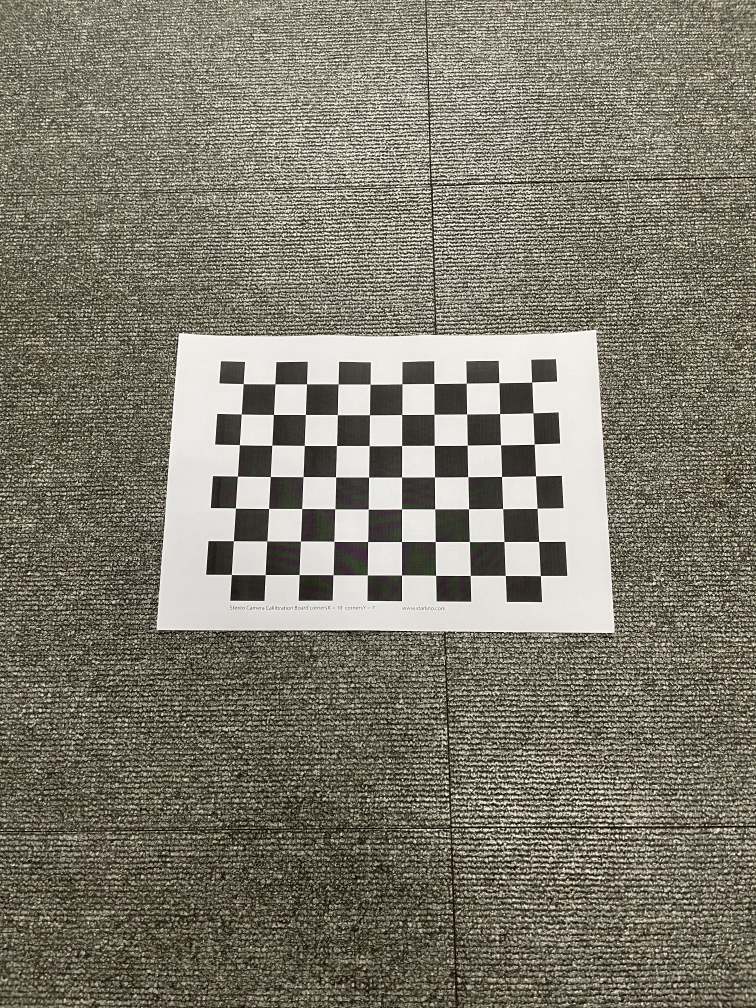
#> input picture iphone1/sIMG_3518.png, 756 x 1008 px; its folder holds only this picture in this run
$ jupyter execute --allow-errors chap171.ipynb
#> lines starting #> are read from the running program, lines starting #| are printed output that depends on the picture; after the words box and inside, x2 and y2 are one past the last pixel; in counts of white or black regions, pixels touching at a corner belong together
# 1.7.1 Camera Calibration

[cell 1]
import numpy as np
import cv2
import glob
from matplotlib import pyplot as plt

[cell 2]
# termination criteria
criteria = (cv2.TERM_CRITERIA_EPS + cv2.TERM_CRITERIA_MAX_ITER, 30, 0.001)

[cell 3]
# prepare object points, like (0,0,0), (1,0,0), (2,0,0) ....,(6,5,0)
objp = np.zeros((6*7,3), np.float32)
objp[:,:2] = np.mgrid[0:7,0:6].T.reshape(-1,2)

[cell 4]
# Arrays to store object points and image points from all the images.
objpoints = [] # 3d point in real world space
imgpoints = [] # 2d points in image plane.
images = glob.glob('.\iphone1\*.png') #('.\Image\*.png')

[cell 5]
len(images)

[cell 6]
for fname in images:
    img = cv2.imread(fname)
#> img is the input picture: shape (1008, 756, 3); mean B, G, R 109.7, 122.8, 127.3
    gray = cv2.cvtColor(img,cv2.COLOR_BGR2GRAY)
    # Find the chess board corners
    ret, corners = cv2.findChessboardCorners(gray, (10,7), None) #(7,6)
#> ret = True; corners = 70 rows, first 8: [243.3, 383.6], [274.9, 383.8], [306.5, 383.8], [338.1, 383.9], [370.1, 384.2], [401.9, 383.7], [433.8, 383.5], [466.3, 383.2]
    # If found, add object points, image points (after refining them)
    if ret == True:
        objpoints.append(objp)
        corners2 = cv2.cornerSubPix(gray,corners,(11,11),(-1,-1),criteria)
#> corners2 = 70 rows, first 8: [243.3, 383.6], [274.9, 383.8], [306.5, 383.8], [338.1, 383.9], [370.1, 384.2], [401.9, 383.8], [433.8, 383.5], [466.3, 383.2]
        imgpoints.append(corners2)
        # Draw and display the corners
        img = cv2.drawChessboardCorners(img, (10,7), corners2,ret)
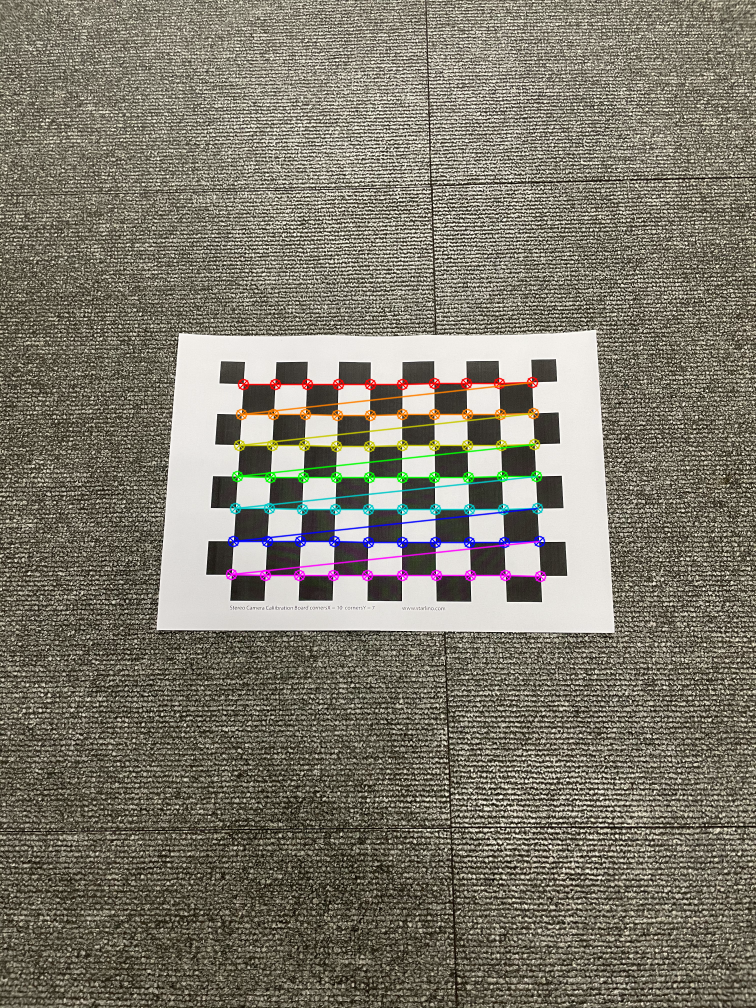
#> img: shape (1008, 756, 3); 2.2% of pixels changed, all inside (x1, y1, x2, y2) = (225, 376, 547, 583)
        cv2.imshow('img',img)
        cv2.waitKey(0)
cv2.destroyAllWindows()

[cell 7]
cv2.imshow('img',img)

## Calibration

#> (a cell that did not finish here is left out)

#> (a cell that did not finish here is left out)

#> (a cell that did not finish here is left out)

#> (a cell that did not finish here is left out)

#> (a cell that did not finish here is left out)

## Undistortion

[cell 13]
img = cv2.imread('./Image/image50.png')
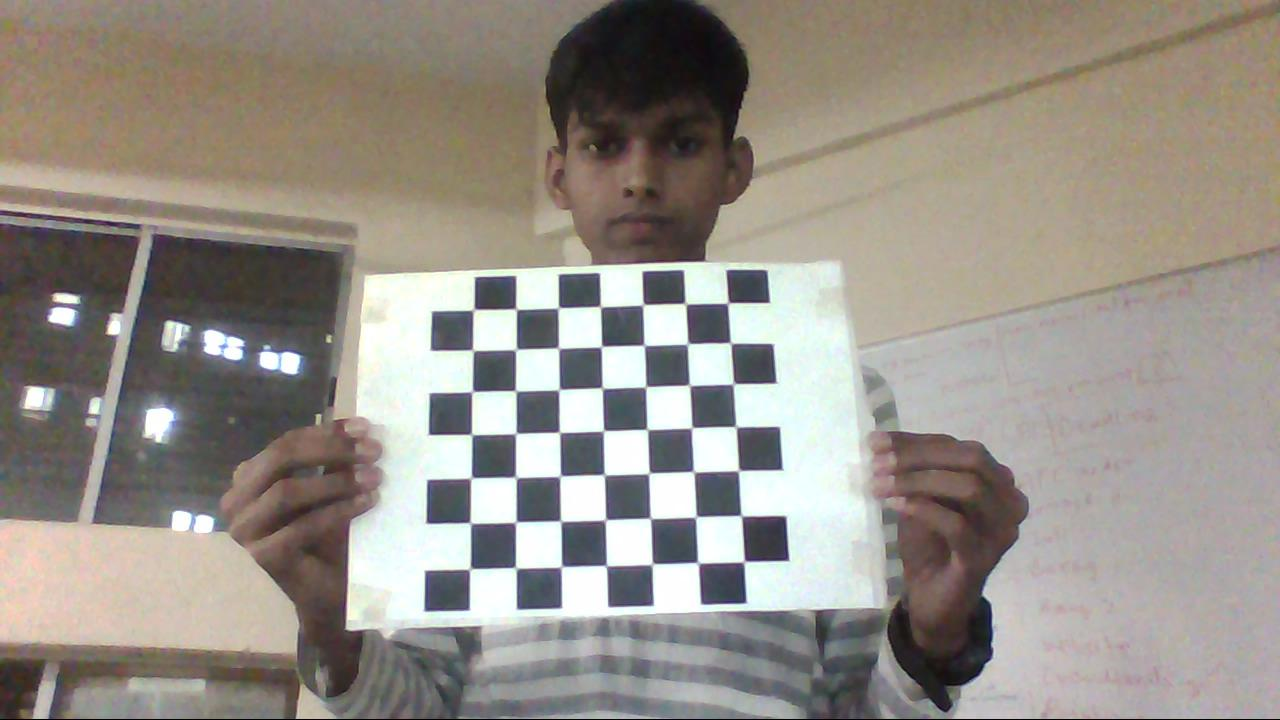
#> input picture Image/image50.png, 1280 x 720 px
#> img is the input picture: shape (720, 1280, 3); mean B, G, R 136.6, 144.4, 150.7
h, w = img.shape[:2]
#> h = 720; w = 1280
#> (the rest of this cell did not finish here and is left out)
